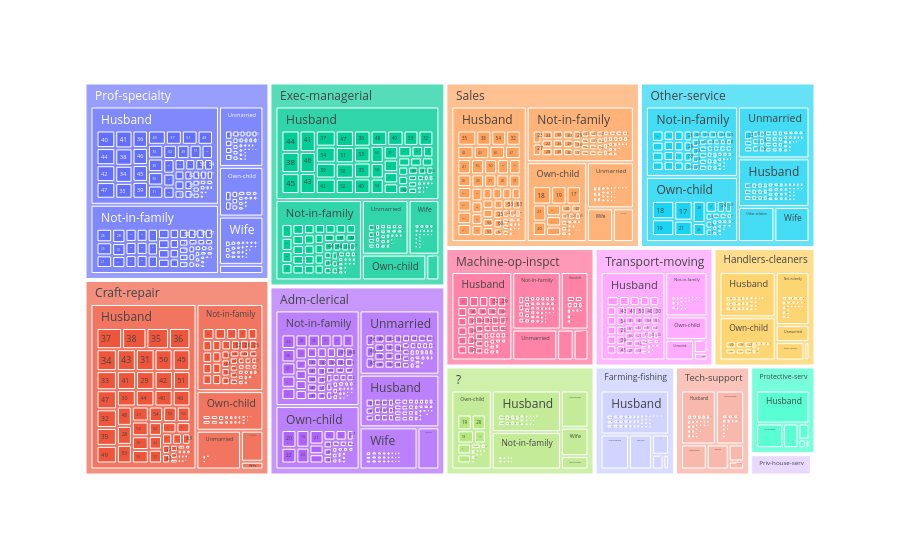

The code cell stored with this chart in its notebook:
### Code cell
grafico = px.treemap(base_census, path=['occupation', 'relationship', 'age'])
grafico.show()

### Figure 1 — Plotly figure (JSON) as saved in the notebook; plotly's stock layout.template omitted (floating-point values rounded to 4 significant figures; data arrays with more than 128 entries replaced by an {"elided": "..."} marker saying what was removed)
{"data": [{"branchvalues": "total", "domain": {"x": [0.0, 1.0], "y": [0.0, 1.0]}, "hovertemplate": "labels=%{label}<br>count=%{value}<br>parent=%{parent}<br>id=%{id}<extra></extra>", "ids": {"elided": "3547 str values"}, "labels": {"elided": "3547 str values"}, "name": "", "parents": {"elided": "3547 str values"}, "values": {"elided": "3547 int values"}, "type": "treemap"}], "layout": {"legend": {"tracegroupgap": 0}, "margin": {"t": 60}}}
